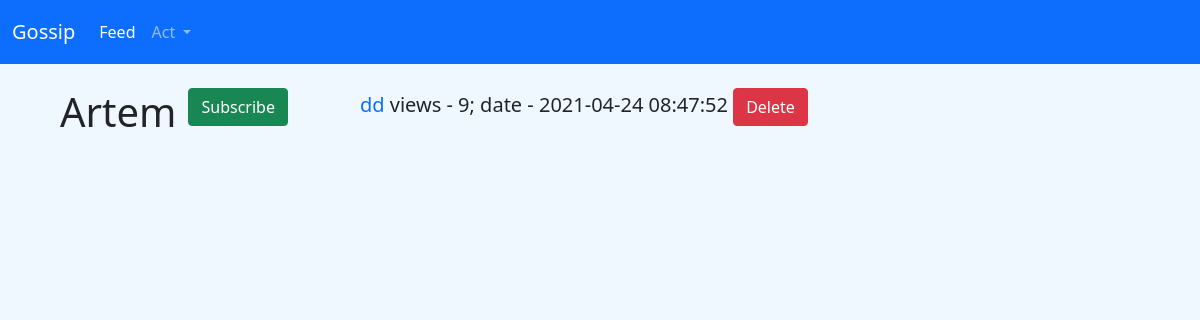
/user/2 (signed in), run on an earlier commit of the app's database.
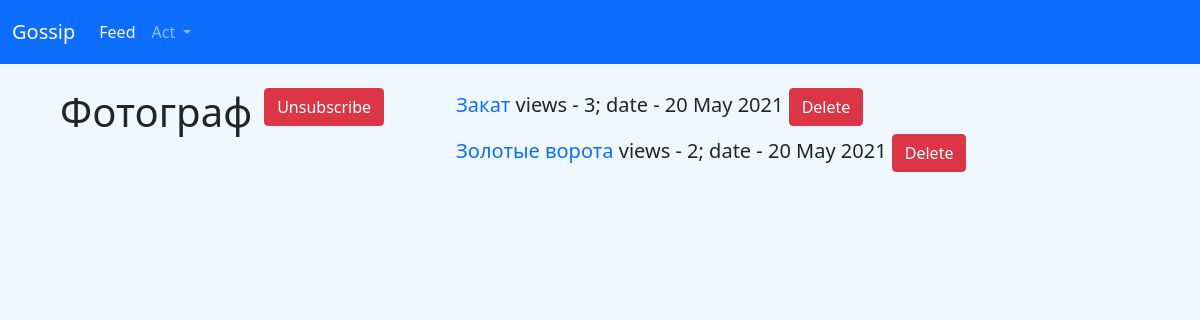
And on a later commit of the database.
### data/user.py (models this page shows, shortened)
class User(SqlAlchemyBase, UserMixin, SerializerMixin):
    __tablename__ = 'users'
    id = sa.Column(sa.Integer, primary_key=True, autoincrement=True)
    nickname = sa.Column(sa.String, nullable=True)
    hashed_password = sa.Column(sa.String, nullable=True)
    created_date = sa.Column(sa.DateTime, default=datetime.datetime.now())
    subs = sa.Column(sa.String, default='1')
    news = orm.relation("News", back_populates='user')

### data/new.py (models this page shows)
class News(SqlAlchemyBase, UserMixin, SerializerMixin):
    __tablename__ = 'news'
    id = sa.Column(sa.Integer, primary_key=True, autoincrement=True)
    title = sa.Column(sa.String, nullable=True)
    content = sa.Column(sa.String, nullable=True)
    date = datetime.date.today().ctime().split()
    date = date[2] + ' ' + date[1] + ' ' + date[-1]
    created_date = sa.Column(sa.String, default=date)
    views = sa.Column(sa.Integer, default=0)
    user_id = sa.Column(sa.Integer, sa.ForeignKey("users.id"))
    user = orm.relation('User')

### get_user.py (the view)
@get_user_blueprint.route('/user/<int:id>', methods=['GET', 'POST'])
def get_user(id):
    ses = db_session.create_sessin()
    user = ses.query(User).get(id)
    if request.method == 'POST':
        cur_user = ses.query(User).get(current_user.id)
        if str(id) in current_user.subs:
            print(4)
            subs = current_user.subs.split(',')
            del subs[subs.index(str(id))]
            cur_user.subs = ','.join(subs)
        else:
            if cur_user.subs == '':
                cur_user.subs = str(id)
            else:
                cur_user.subs += ',' + str(id)
        ses.commit()
        return redirect(f'/user/{id}')
    elif request.method == 'GET':
        news = user.news
        print(news)
        is_user = str(id) in current_user.subs
        return render_template('get_user.html', news=news, user=user.nickname, title=user.nickname, id=id, is_user=is_user)

### app.py (called while the page is built)
@login_man.user_loader
def loader_user(user_id):
    ses = db_session.create_sessin()
    return ses.query(User).get(user_id)

### data/db_session.py (called while the page is built)
def create_sessin() -> Session:
    global __factory
    return __factory()

### templates/get_user.html (shortened to what this page needs)
{% extends 'base.html' %}
{% block content %}
<div class="parent">
        <div class="child"><h1>{{ user }}</h1></div>
        <div class="child">
            {% if not(current_user.id == id) %}
            <div class="btn-group" role="group" aria-label="Basic mixed styles example">
                <form action="" method="post">
                {% if not(is_user) %}
                <button type="submit" class="btn btn-success" id="subscribe" >Subscribe</button>
                {% else %}
                <button type="submit" class="btn btn-danger" id="subscribe">Unsubscribe</button>
                {% endif %}
                    </form>
            </div>
            {% endif %}
        </div>
        <div class="child">
            {% for new in news %}
            <h5>
                <a href="/new/{{ new.id }}">{{ new.title }}</a> views - {{ new.views }}; date - {{new.created_date}}
                {% if current_user.id == id or current_user.id == 1 %}
                <a href="/user/{{ id }}/delete/{{ new.id }}" class="btn btn-danger">Delete</a>
                {% endif %}
            </h5>
            {% endfor %}
        </div>
    </div>
{% endblock %}

### templates/base.html (shortened to what this page needs)
<!DOCTYPE html>
<html lang="en">
<head>
    <link href="https://cdn.jsdelivr.net/npm/bootstrap@5.0.0-beta3/dist/css/bootstrap.min.css" rel="stylesheet">
    <link rel="stylesheet" type="text/css" href="{{url_for('static', filename='css/style.css')}}" />
</head>
<body>
<nav class="navbar navbar-expand-lg navbar-dark bg-primary" id="navbar">
  <div class="container-fluid">
    <a class="navbar-brand" href="/main">Gossip</a>
    {% if current_user.is_authenticated %}
    <div class="collapse navbar-collapse" id="navbarSupportedContent">
      <ul class="navbar-nav me-auto mb-2 mb-lg-0">
        <li class="nav_item">
          <a class="nav-link active" aria-current="page" href="/news_feed/{{ current_user.id }}">Feed</a>
        </li>
        <li class="nav-item dropdown">
          <a class="nav-link dropdown-toggle" href="#" id="navbarDropdown" role="button" data-bs-toggle="dropdown" aria-expanded="false">
            Act
          </a>
        </li>
      </ul>
    </div>
    {% endif %}
  </div>
</nav>
{% block content %}
{% endblock %}
</body>
</html>

### static/css/style.css (style rules this page uses)
#navbar { height:8vh; }
body { background: #F0F8FF; }
a { text-decoration: none; }

### templates/base.html (style rules this page uses)
nav { margin-bottom: 2%; }

### templates/get_user.html (style rules this page uses)
.parent> div { float: left; margin-right: 1%; }
.child:last-child { margin-left: 5%; }
.child:first-child { margin-left: 5%; }

What changed in the data, as far as the page shows it:
no longer on this page (row edited): News: title "dd", views "9", created_date "2021-04-24 08:47:52"
changed User: nickname "Artem" → "Фотограф"
now on this page (row edited): News: title "Закат", views "3", created_date "20 May 2021"
now on this page (row edited): News: title "Золотые ворота", views "2", created_date "20 May 2021"
Also different on the page:
text no longer shown: "Subscribe"
text now shown: "Unsubscribe"
